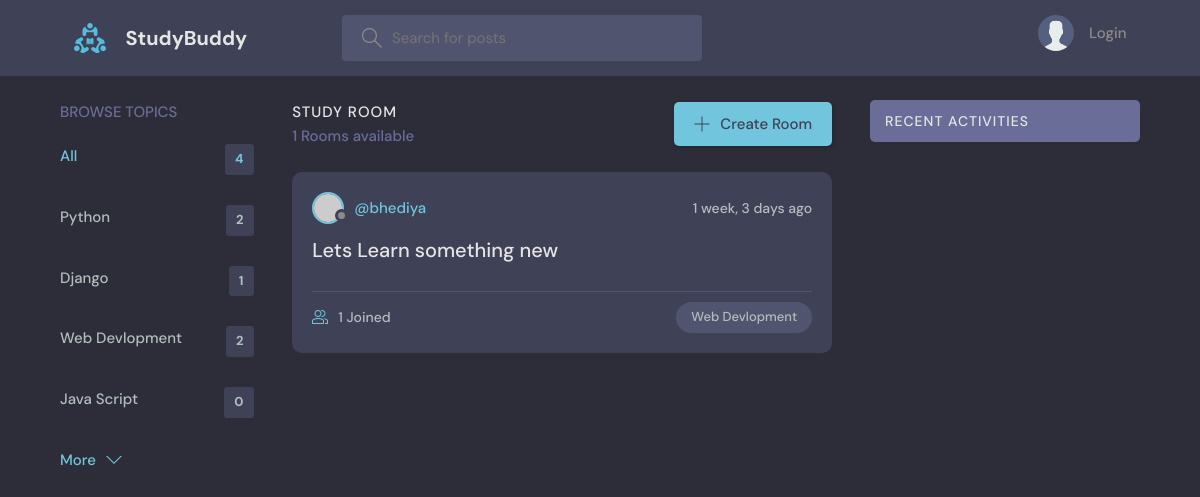
The app's page /?q=Java, older data.
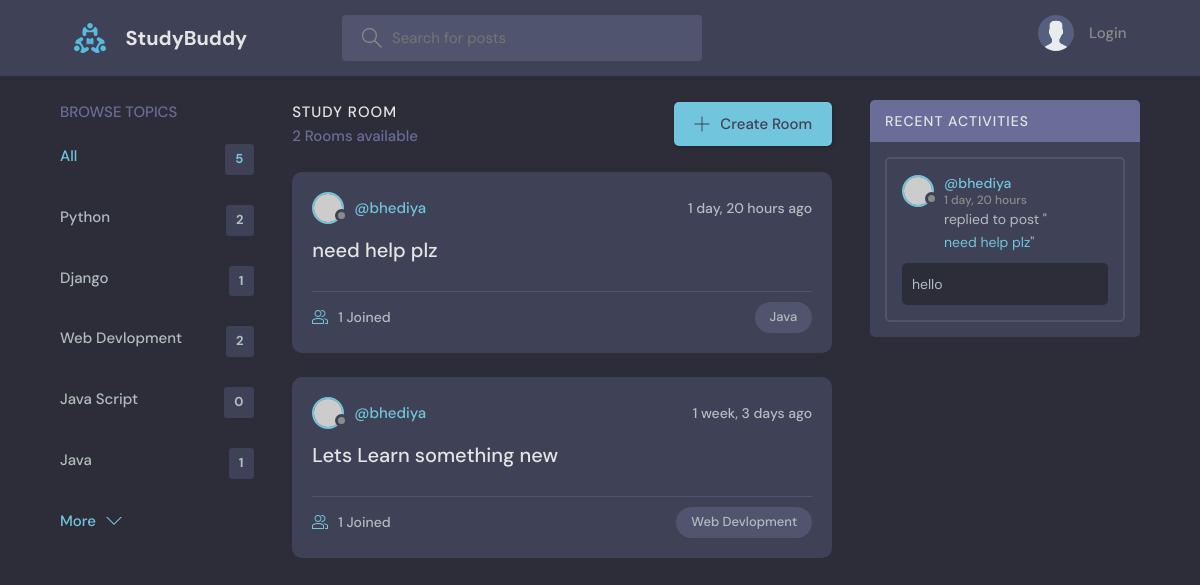
The same page, newer data.
### base/models.py (models this page shows, shortened)
class Topic(models.Model):
    name=models.CharField(max_length=200)

class Room(models.Model):
    host=models.ForeignKey(User,on_delete=models.SET_NULL,null=True)
    topic=models.ForeignKey(Topic,on_delete=models.SET_NULL,null=True)
    name=models.CharField(max_length=200)
    description=models.TextField(null=True,blank=True)
    participents=models.ManyToManyField(User, related_name='participents', blank=True)
    updated=models.DateTimeField(auto_now=True)
    created=models.DateTimeField(auto_now_add=True)
    class Meta:
        ordering=['-updated','-created']
    def __str__(self):
        return self.name

class Message(models.Model):
    user =models.ForeignKey(User,on_delete=models.CASCADE)
    room=models.ForeignKey(Room,on_delete=models.CASCADE)
    body=models.TextField()
    updated=models.DateTimeField(auto_now=True)
    created=models.DateTimeField(auto_now_add=True)
    class Meta:
        ordering=['-updated','-created']
    def __str__(self):
        return self.body[0:50]

### base/views.py (the view)
# urls.py: path('',views.home,name="home"),
def home(request):
    q=request.GET.get('q') if request.GET.get('q') != None else ''
    rooms=Room.objects.filter(
        Q(topic__name__icontains=q)|
        Q(name__icontains =q)
        |Q(description__icontains =q)
        )
    room_count=rooms.count()
    topics=Topic.objects.all()
    room_messages=Message.objects.filter(Q(room__topic__name__icontains=q))
    context={'rooms':rooms,'topics':topics,'room_count':room_count,'room_messages':room_messages}
    return render(request,'base/home.html',context)

### base/templates/base/home.html (shortened to what this page needs)
{% extends 'main.html'%} {% block content %}
<main class="layout layout--3">
  <div class="container">
    {% include 'base/topics_component.html' %}
    <div class="roomList">
      <div class="roomList__header">
        <div>
          <h2>Study Room</h2>
          <p>{{room_count}} Rooms available</p>
        </div>
        <a class="btn btn--main" href="{% url 'create-room'%}">
          <svg
            version="1.1"
            xmlns="http://www.w3.org/2000/svg"
            width="32"
            height="32"
            viewBox="0 0 32 32"
          >
            <title>add</title>
            <path
              d="M16.943 0.943h-1.885v14.115h-14.115v1.885h14.115v14.115h1.885v-14.115h14.115v-1.885h-14.115v-14.115z"
            ></path>
          </svg>
          Create Room
        </a>
      </div>
      {% include 'base/feed_component.html' %}
    </div>
    {% include 'base/activity_component.html' %}
  </div>
</main>
{% endblock %}

### base/templates/base/topics_component.html
<div class="topics">
  <div class="topics__header">
    <h2>Browse Topics</h2>
  </div>
  <ul class="topics__list">
    <li>
      <a href="{% url 'home' %}" class="active">All <span>{{topics.count}}</span></a>
    </li>
    {% for topic in topics %}
    <li>
      <a href="{% url 'home' %}?q={{topic.name}}">{{topic.name}} <span>{{topic.room_set.all.count}}</span></a>
    </li>
    {% endfor %}
  <a class="btn btn--link" href="topics.html">
    More
    <svg
      version="1.1"
      xmlns="http://www.w3.org/2000/svg"
      width="32"
      height="32"
      viewBox="0 0 32 32"
    >
      <title>chevron-down</title>
      <path d="M16 21l-13-13h-3l16 16 16-16h-3l-13 13z"></path>
    </svg>
  </a>
</div>

### base/templates/base/feed_component.html (shortened to what this page needs)
{% for room in rooms %}
<div class="roomListRoom">
  <div class="roomListRoom__header">
    <a
      href="{% url 'user-profile' room.host.id  %}"
      class="roomListRoom__author"
    >
      <div class="avatar avatar--small">
        <img src="https://randomuser.me/api/portraits/women/11.jpg" />
      </div>
      <span>@{{room.host.username}}</span>
    </a>
    <div class="roomListRoom__actions">
      <span>{{room.created|timesince}} ago</span>
    </div>
  </div>
  <div class="roomListRoom__content">
    <a href="{% url 'room' room.id %}">{{room.name}}</a>
  </div>
  <div class="roomListRoom__meta">
    <a href="{% url 'room' room.id %}" class="roomListRoom__joined">
      {{room.participents.all.count}} Joined
    </a>
    <p class="roomListRoom__topic">{{room.topic.name}}</p>
  </div>
</div>
{% endfor %}

### base/templates/base/activity_component.html (shortened to what this page needs)
<div class="activities">
  <div class="activities__header">
    <h2>Recent Activities</h2>
  </div>
  {% for message in room_messages %}
  <div class="activities__box">
    <div class="activities__boxHeader roomListRoom__header">
      <a
        href="{% url 'user-profile' message.user.id%}"
        class="roomListRoom__author"
      >
        <div class="avatar avatar--small">
          <img src="https://randomuser.me/api/portraits/women/11.jpg" />
        </div>
        <p>
          @{{message.user}}
          <span>{{message.created|timesince}}</span>
        </p>
      </a>
    </div>
    <div class="activities__boxContent">
      <p>
        replied to post "<a href="{% url 'room' message.room.id %}"
          >{{message.room}}</a
        >"
      </p>
      <div class="activities__boxRoomContent">{{message}}</div>
    </div>
  </div>
  {% endfor %}
</div>

Row changes from the older to the newer data that the page shows:
added Topic: name "Java", room_set.all.count "1"
added Room: host.username "bhediya", created "1 day, 20 hours", name "need help plz", participents.all.count "1", topic.name "Java"
added Message: user "bhediya", created "1 day, 20 hours", room "need help plz", body "hello"
Text that changed along with them:
{{ topics.count }}: "4" → "5"
{{ room_count }}: "1" → "2"
